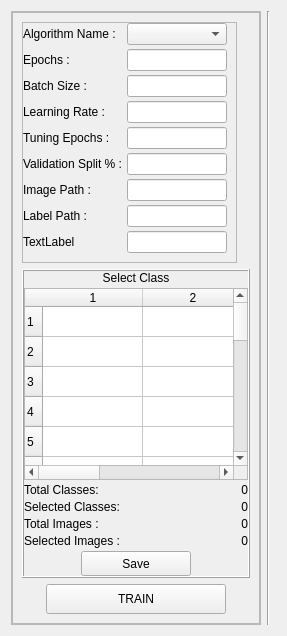
                         <widget class="QWidget" name="page_localization_training">
                          <layout class="QHBoxLayout" name="horizontalLayout_84">
                           <item>
                            <widget class="QFrame" name="frame_36">
                             <property name="maximumSize">
                              <size>
                               <width>250</width>
                               <height>16777215</height>
                              </size>
                             </property>
                             <property name="frameShape">
                              <enum>QFrame::StyledPanel</enum>
                             </property>
                             <property name="frameShadow">
                              <enum>QFrame::Raised</enum>
                             </property>
                             <layout class="QVBoxLayout" name="verticalLayout_75">
                              <property name="leftMargin">
                               <number>0</number>
                              </property>
                              <property name="topMargin">
                               <number>0</number>
                              </property>
                              <property name="rightMargin">
                               <number>0</number>
                              </property>
                              <property name="bottomMargin">
                               <number>0</number>
                              </property>
                              <item>
                               <widget class="QFrame" name="frame_37">
                                <property name="maximumSize">
                                 <size>
                                  <width>250</width>
                                  <height>16777215</height>
                                 </size>
                                </property>
                                <property name="frameShape">
                                 <enum>QFrame::StyledPanel</enum>
                                </property>
                                <property name="frameShadow">
                                 <enum>QFrame::Raised</enum>
                                </property>
                                <layout class="QVBoxLayout" name="verticalLayout_72">
                                 <item alignment="Qt::AlignLeft">
                                  <widget class="QFrame" name="frame_38">
                                   <property name="minimumSize">
                                    <size>
                                     <width>0</width>
                                     <height>50</height>
                                    </size>
                                   </property>
                                   <property name="frameShape">
                                    <enum>QFrame::StyledPanel</enum>
                                   </property>
                                   <property name="frameShadow">
                                    <enum>QFrame::Raised</enum>
                                   </property>
                                   <layout class="QVBoxLayout" name="verticalLayout_73">
                                    <property name="spacing">
                                     <number>4</number>
                                    </property>
                                    <property name="leftMargin">
                                     <number>0</number>
                                    </property>
                                    <property name="topMargin">
                                     <number>0</number>
                                    </property>
                                    <item>
                                     <layout class="QHBoxLayout" name="horizontalLayout_73">
                                      <item alignment="Qt::AlignLeft">
                                       <widget class="QLabel" name="label_101">
                                        <property name="text">
                                         <string>Algorithm Name :</string>
                                        </property>
                                       </widget>
                                      </item>
                                      <item>
                                       <widget class="QComboBox" name="comboBox_7"/>
                                      </item>
                                     </layout>
                                    </item>
                                    <item>
                                     <layout class="QHBoxLayout" name="horizontalLayout_74">
                                      <item alignment="Qt::AlignLeft">
                                       <widget class="QLabel" name="label_102">
                                        <property name="text">
                                         <string>Epochs :</string>
                                        </property>
                                       </widget>
                                      </item>
                                      <item>
                                       <widget class="QLineEdit" name="lineEdit_36">
                                        <property name="maximumSize">
                                         <size>
                                          <width>100</width>
                                          <height>16777215</height>
                                         </size>
                                        </property>
                                       </widget>
                                      </item>
                                     </layout>
                                    </item>
                                    <item>
                                     <layout class="QHBoxLayout" name="horizontalLayout_75">
                                      <item alignment="Qt::AlignLeft">
                                       <widget class="QLabel" name="label_103">
                                        <property name="text">
                                         <string>Batch Size :</string>
                                        </property>
                                       </widget>
                                      </item>
                                      <item>
                                       <widget class="QLineEdit" name="lineEdit_37">
                                        <property name="maximumSize">
                                         <size>
                                          <width>100</width>
                                          <height>16777215</height>
                                         </size>
                                        </property>
                                       </widget>
                                      </item>
                                     </layout>
                                    </item>
                                    <item>
                                     <layout class="QHBoxLayout" name="horizontalLayout_76">
                                      <item>
                                       <widget class="QLabel" name="label_104">
                                        <property name="text">
                                         <string>Learning Rate :</string>
                                        </property>
                                       </widget>
                                      </item>
                                      <item>
                                       <widget class="QLineEdit" name="lineEdit_38">
                                        <property name="maximumSize">
                                         <size>
                                          <width>100</width>
                                          <height>16777215</height>
                                         </size>
                                        </property>
                                       </widget>
                                      </item>
                                     </layout>
                                    </item>
                                    <item>
                                     <layout class="QHBoxLayout" name="horizontalLayout_77">
                                      <item>
                                       <widget class="QLabel" name="label_105">
                                        <property name="text">
                                         <string>Tuning Epochs :</string>
                                        </property>
                                       </widget>
                                      </item>
                                      <item>
                                       <widget class="QLineEdit" name="lineEdit_39">
                                        <property name="maximumSize">
                                         <size>
                                          <width>100</width>
                                          <height>16777215</height>
                                         </size>
                                        </property>
                                       </widget>
                                      </item>
                                     </layout>
                                    </item>
                                    <item>
                                     <layout class="QHBoxLayout" name="horizontalLayout_78">
                                      <item>
                                       <widget class="QLabel" name="label_106">
                                        <property name="text">
                                         <string>Validation Split % :</string>
                                        </property>
                                       </widget>
                                      </item>
                                      <item>
                                       <widget class="QLineEdit" name="lineEdit_40">
                                        <property name="maximumSize">
                                         <size>
                                          <width>100</width>
                                          <height>16777215</height>
                                         </size>
                                        </property>
                                       </widget>
                                      </item>
                                     </layout>
                                    </item>
                                    <item>
                                     <layout class="QHBoxLayout" name="horizontalLayout_79">
                                      <item>
                                       <widget class="QLabel" name="label_107">
                                        <property name="text">
                                         <string>Image Path :</string>
                                        </property>
                                       </widget>
                                      </item>
                                      <item>
                                       <widget class="QLineEdit" name="lineEdit_41">
                                        <property name="maximumSize">
                                         <size>
                                          <width>100</width>
                                          <height>16777215</height>
                                         </size>
                                        </property>
                                       </widget>
                                      </item>
                                     </layout>
                                    </item>
                                    <item>
                                     <layout class="QHBoxLayout" name="horizontalLayout_80">
                                      <item>
                                       <widget class="QLabel" name="label_108">
                                        <property name="text">
                                         <string>Label Path :</string>
                                        </property>
                                       </widget>
                                      </item>
                                      <item>
                                       <widget class="QLineEdit" name="lineEdit_42">
                                        <property name="maximumSize">
                                         <size>
                                          <width>100</width>
                                          <height>16777215</height>
                                         </size>
                                        </property>
                                       </widget>
                                      </item>
                                     </layout>
                                    </item>
                                    <item>
                                     <layout class="QHBoxLayout" name="horizontalLayout_81">
                                      <item>
                                       <widget class="QLabel" name="label_109">
                                        <property name="text">
                                         <string>TextLabel</string>
                                        </property>
                                       </widget>
                                      </item>
                                      <item>
                                       <widget class="QLineEdit" name="lineEdit_43">
                                        <property name="maximumSize">
                                         <size>
                                          <width>100</width>
                                          <height>16777215</height>
                                         </size>
                                        </property>
                                       </widget>
                                      </item>
                                     </layout>
                                    </item>
                                   </layout>
                                  </widget>
                                 </item>
                                 <item>
                                  <widget class="QFrame" name="frame_39">
                                   <property name="cursor">
                                    <cursorShape>ArrowCursor</cursorShape>
                                   </property>
                                   <property name="frameShape">
                                    <enum>QFrame::Box</enum>
                                   </property>
                                   <property name="frameShadow">
                                    <enum>QFrame::Raised</enum>
                                   </property>
                                   <layout class="QVBoxLayout" name="verticalLayout_74">
                                    <property name="spacing">
                                     <number>3</number>
                                    </property>
                                    <property name="leftMargin">
                                     <number>0</number>
                                    </property>
                                    <property name="topMargin">
                                     <number>0</number>
                                    </property>
                                    <property name="rightMargin">
                                     <number>0</number>
                                    </property>
                                    <property name="bottomMargin">
                                     <number>0</number>
                                    </property>
                                    <item>
                                     <widget class="QLabel" name="label_110">
                                      <property name="minimumSize">
                                       <size>
                                        <width>100</width>
                                        <height>0</height>
                                       </size>
                                      </property>
                                      <property name="styleSheet">
                                       <string notr="true">text-align: center;</string>
                                      </property>
                                      <property name="text">
                                       <string>Select Class</string>
                                      </property>
                                      <property name="alignment">
                                       <set>Qt::AlignCenter</set>
                                      </property>
                                     </widget>
                                    </item>
                                    <item>
                                     <widget class="QTableWidget" name="table_classification_select_class_2">
                                      <property name="rowCount">
                                       <number>20</number>
                                      </property>
                                      <property name="columnCount">
                                       <number>3</number>
                                      </property>
                                      <row/>
                                      <row/>
                                      <row/>
                                      <row/>
                                      <row/>
                                      <row/>
                                      <row/>
                                      <row/>
                                      <row/>
                                      <row/>
                                      <row/>
                                      <row/>
                                      <row/>
                                      <row/>
                                      <row/>
                                      <row/>
                                      <row/>
                                      <row/>
                                      <row/>
                                      <row/>
                                      <column/>
                                      <column/>
                                      <column/>
                                     </widget>
                                    </item>
                                    <item>
                                     <layout class="QHBoxLayout" name="horizontalLayout_61">
                                      <item>
                                       <widget class="QLabel" name="label_111">
                                        <property name="text">
                                         <string>Total Classes:</string>
                                        </property>
                                       </widget>
                                      </item>
                                      <item>
                                       <widget class="QLabel" name="label_112">
                                        <property name="text">
                                         <string>0</string>
                                        </property>
                                        <property name="alignment">
                                         <set>Qt::AlignRight|Qt::AlignTrailing|Qt::AlignVCenter</set>
                                        </property>
                                       </widget>
                                      </item>
                                     </layout>
                                    </item>
                                    <item>
                                     <layout class="QHBoxLayout" name="horizontalLayout_62">
                                      <item>
                                       <widget class="QLabel" name="label_113">
                                        <property name="text">
                                         <string>Selected Classes:</string>
                                        </property>
                                       </widget>
                                      </item>
                                      <item>
                                       <widget class="QLabel" name="label_114">
                                        <property name="text">
                                         <string>0</string>
                                        </property>
                                        <property name="alignment">
                                         <set>Qt::AlignRight|Qt::AlignTrailing|Qt::AlignVCenter</set>
                                        </property>
                                       </widget>
                                      </item>
                                     </layout>
                                    </item>
                                    <item>
                                     <layout class="QHBoxLayout" name="horizontalLayout_63">
                                      <item>
                                       <widget class="QLabel" name="label_115">
                                        <property name="text">
                                         <string>Total Images :</string>
                                        </property>
                                       </widget>
                                      </item>
                                      <item>
                                       <widget class="QLabel" name="label_116">
                                        <property name="text">
                                         <string>0</string>
                                        </property>
                                        <property name="alignment">
                                         <set>Qt::AlignRight|Qt::AlignTrailing|Qt::AlignVCenter</set>
                                        </property>
                                       </widget>
                                      </item>
                                     </layout>
                                    </item>
                                    <item>
                                     <layout class="QHBoxLayout" name="horizontalLayout_82">
                                      <item>
                                       <widget class="QLabel" name="label_117">
                                        <property name="text">
                                         <string>Selected Images :</string>
                                        </property>
                                       </widget>
                                      </item>
                                      <item>
                                       <widget class="QLabel" name="label_118">
                                        <property name="text">
                                         <string>0</string>
                                        </property>
                                        <property name="alignment">
                                         <set>Qt::AlignRight|Qt::AlignTrailing|Qt::AlignVCenter</set>
                                        </property>
                                       </widget>
                                      </item>
                                     </layout>
                                    </item>
                                    <item alignment="Qt::AlignHCenter">
                                     <widget class="QPushButton" name="pushButton_21">
                                      <property name="minimumSize">
                                       <size>
                                        <width>110</width>
                                        <height>25</height>
                                       </size>
                                      </property>
                                      <property name="maximumSize">
                                       <size>
                                        <width>110</width>
                                        <height>30</height>
                                       </size>
                                      </property>
                                      <property name="cursor">
                                       <cursorShape>PointingHandCursor</cursorShape>
                                      </property>
                                      <property name="text">
                                       <string>Save</string>
                                      </property>
                                     </widget>
                                    </item>
                                   </layout>
                                  </widget>
                                 </item>
                                 <item alignment="Qt::AlignHCenter">
                                  <widget class="QPushButton" name="pushButton_19">
                                   <property name="minimumSize">
                                    <size>
                                     <width>180</width>
                                     <height>30</height>
                                    </size>
                                   </property>
                                   <property name="maximumSize">
                                    <size>
                                     <width>180</width>
                                     <height>16777215</height>
                                    </size>
                                   </property>
                                   <property name="cursor">
                                    <cursorShape>PointingHandCursor</cursorShape>
                                   </property>
                                   <property name="text">
                                    <string>TRAIN</string>
                                   </property>
                                  </widget>
                                 </item>
                                </layout>
                               </widget>
                              </item>
                             </layout>
                            </widget>
                           </item>
                           <item>
                            <widget class="Line" name="line_28">
                             <property name="orientation">
                              <enum>Qt::Vertical</enum>
                             </property>
                            </widget>
                           </item>
                           <item>
                            <widget class="QFrame" name="frame_40">
                             <property name="frameShape">
                              <enum>QFrame::StyledPanel</enum>
                             </property>
                             <property name="frameShadow">
                              <enum>QFrame::Raised</enum>
                             </property>
                            </widget>
                           </item>
                          </layout>
                         </widget>
